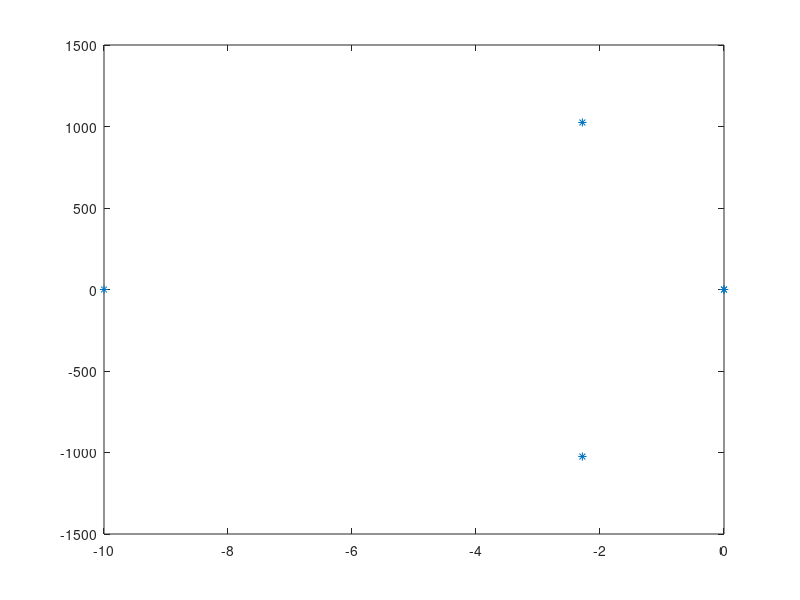
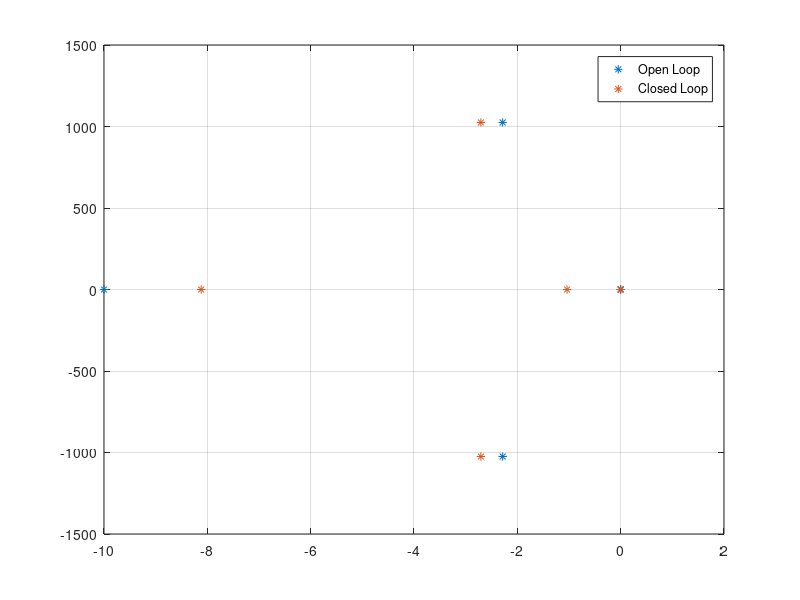
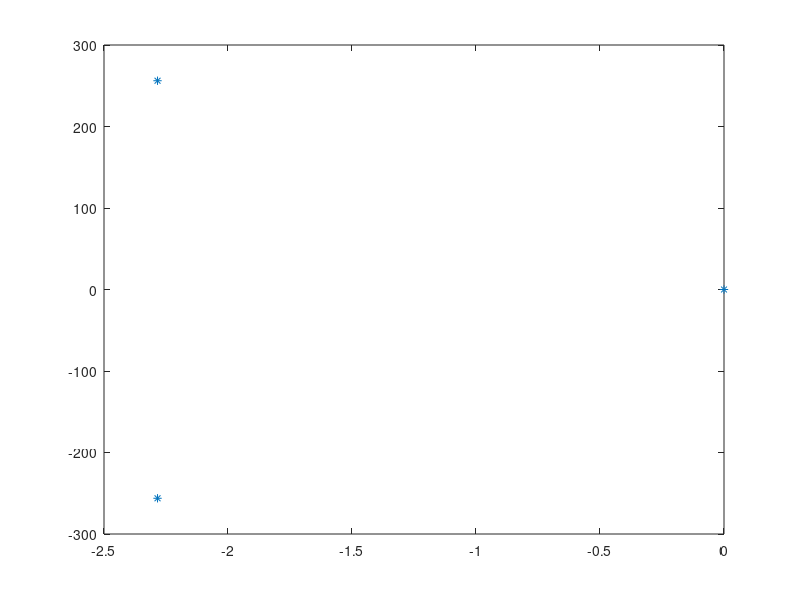
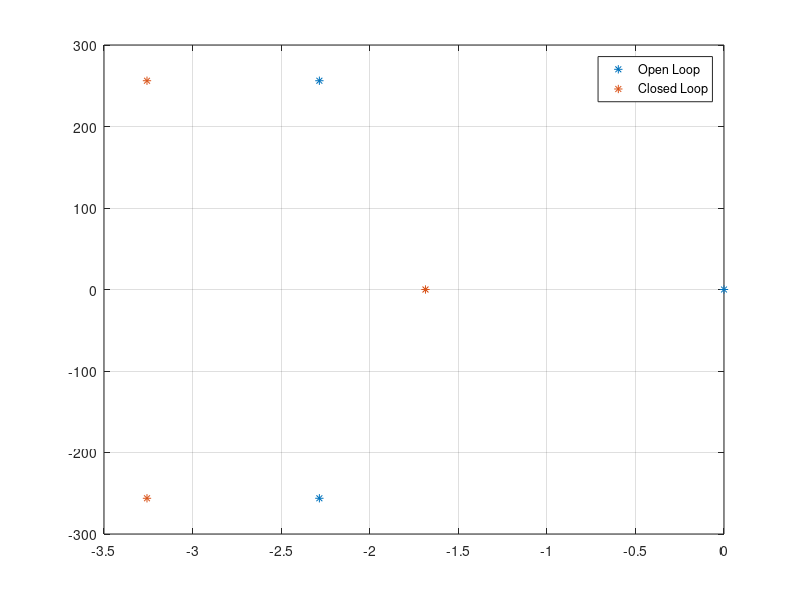

MATLAB code to generate these figures, in order: (Note: this script raises an error after producing the figures.)
d_bore_act = (6)*0.0254; % [in -> m]
d_rod_act = (3)*0.0254; % [in -> m]
A_cap = pi/4*d_bore_act^2;
A_rod = pi/4*(d_bore_act^2 - d_rod_act^2);

m = 8000 * A_rod*2; % [kg] mass of both pistons (rho * pi r^2 * L)
c = 1e3; % [Ns/m]
beta = 1.8e9;
V_cap = A_cap*0.25;
V_rod = A_rod*0.25;
D = 53.8 * 100^-3; % [m^3/rev]
omega = 1500 /60; % [rev/s]

tau = .1; % time constant of swash plate
ku = 1;

A = [0 1 0 0 0;
     0 -c/m A_cap/m -A_rod/m 0;
     0 -beta/V_cap*A_cap 0 0 -beta/V_cap*D*omega;
     0 beta/V_rod*A_rod 0 0 beta/V_rod*D*omega;
     0 0 0 0 -1/tau];
B = [0;0;0;0;ku/tau];
Bd = [0;-1/m;0;0;0];

sys = ss(A,B,[1 0 0 0 0],0);
% rlocus(sys)

K = [-10 1 0 0 0];
OL_poles = eig(A);
CL_poles = eig(A-B*K)

figure, plot(real(OL_poles),imag(OL_poles),'*')
figure, plot(real(OL_poles),imag(OL_poles),'*',real(CL_poles),imag(CL_poles),'*'), legend('Open Loop','Closed Loop')
grid

%%
A_c = [0 1 0;
    0 -c/m 1/m;
    0 -beta/4*(A_cap+A_rod) 0];
B_c = [0;0;-beta/2*D*omega];
Bd = [0;-1/m;0];

K_c = place(A_c,B_c,[-5,-5+250i,-5-250i])
K_c = [-20 0 -3e-6];
OL_poles = eig(A_c);
CL_poles = eig(A_c-B_c*K_c)

figure, plot(real(OL_poles),imag(OL_poles),'*')
figure, plot(real(OL_poles),imag(OL_poles),'*',real(CL_poles),imag(CL_poles),'*'), legend('Open Loop','Closed Loop')
grid

%%
params.A = A;
params.B = B;
tf = 10;
dt = .01;
params.t = 0:dt:tf;
params.xdes = 0*params.t -.5;
params.xdotdes = 0*params.t;
params.Ki = -10;
params.Kp = 0;
params.kf = -1e-5;
x0 = [0 0 0e5 0 0];

[t,y] = ode23(@(t,y) func(t,y,params),[0 tf],x0);


close all
figure
subplot(221), plot(t,y(:,1),params.t,params.xdes), grid, legend('Actual','Desired')
subplot(222), plot(t,y(:,2),params.t,params.xdotdes), grid, legend('Actual','Desired')
subplot(223), plot(t,y(:,3:4)), grid, legend('Cap','Rod')
subplot(224), plot(t,y(:,5))

[t2,y2] = forwardEuler(@func,x0,params,tf,1e-5);
figure
subplot(221), plot(t2,y2(:,1),params.t,params.xdes), grid, legend('Actual','Desired')
subplot(222), plot(t2,y2(:,2),params.t,params.xdotdes), grid, legend('Actual','Desired')
subplot(223), plot(t2,y2(:,3:4)), grid, legend('Cap','Rod')
subplot(224), plot(t2,y2(:,5))

function dxdt = func(t,x,params)
d_bore_act = (6)*0.0254; % [in -> m]
d_rod_act = (3)*0.0254; % [in -> m]
A_cap = pi/4*d_bore_act^2;
A_rod = pi/4*(d_bore_act^2 - d_rod_act^2);
F_emulation = A_cap*x(3) - A_rod*x(4);


    xdes = interp1(params.t,params.xdes,t);
    xdotdes = interp1(params.t,params.xdotdes,t);
    
    x_desired = [xdes; xdotdes; 0; 0; 0];
    e = x_desired - x; 

    u = params.Ki*e(1) + params.Kp*e(2) + params.kf*F_emulation;
    u = min([1,u]);
    u = max([-1 u]);

    dxdt = params.A*x + params.B*u;

    if x(3)<0 && dxdt(3) < 0
        dxdt(3) = 0;
    end
   if x(4)<0 && dxdt(4) < 0
        dxdt(4) = 0;
    end
    
end

function [t,y] = forwardEuler(dxdt,x0,params,tf,dt)
t = 0:dt:tf;

y = NaN(length(t),length(x0));
y(1,:) = x0;
for tInd = 1:length(t)-1
    dydt = dxdt(t(tInd),y(tInd,:)',params);
    y(tInd+1,:) = y(tInd,:) + dydt'*dt;
end
end
